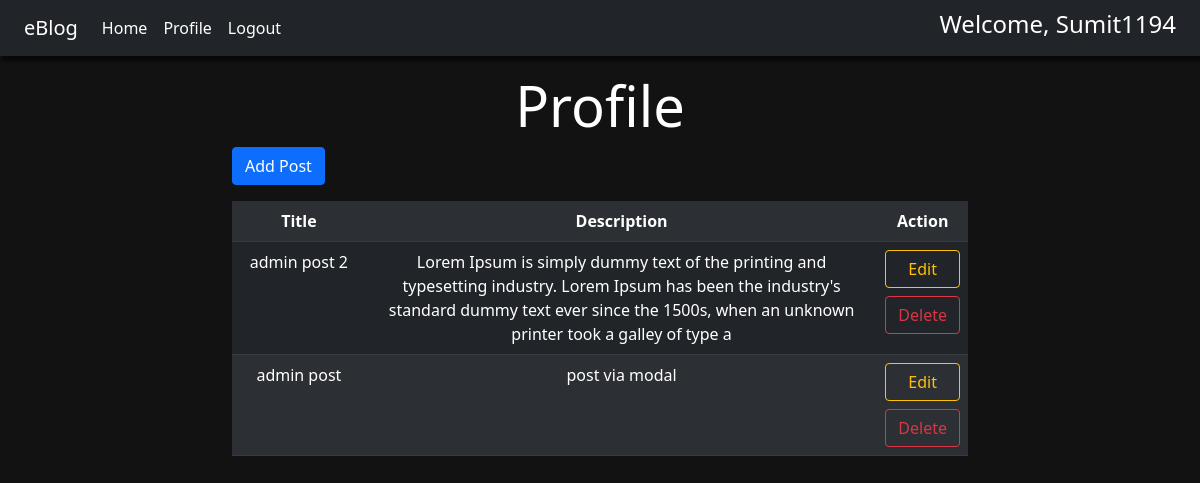
/profile/ (signed in), run on the app's committed database.
### app/models.py (models this page shows, shortened)
class Post(models.Model):
    user = models.ForeignKey(User, on_delete=models.CASCADE)
    title = models.CharField(max_length=70)
    desc = models.TextField(max_length=200)

### app/views.py (the view)
# urls.py: path('profile/',views.user_profile,name='profile'),
def user_profile(request):
    if request.user.is_authenticated:
        if request.method=='POST':
            fm = PostForm(request.POST)
            posts=Post.objects.filter(user_id=request.user.id)
            if fm.is_valid():
                profile = fm.save(commit=False)
                profile.user = request.user
                profile.save()
                messages.success(request,"Post Updated")
                return render(request,'profile.html',{'posts':posts,'modalform':fm})
        else:
            fm = PostForm()
            posts=Post.objects.filter(user_id=request.user.id)
            return render(request,'profile.html',{'posts':posts,'modalform':fm})
    else:
        return HttpResponseRedirect('/login/')

### app/forms.py
class PostForm(forms.ModelForm):
    class Meta:
        model = Post
        fields=['title','desc']
        labels={'title':'Title','desc':'Description'}
        widgets={
                'title':forms.TextInput(attrs={'class':'form-control'}),
                'desc':forms.Textarea(attrs={'class':'form-control'})
        }

### app/templates/profile.html (shortened to what this page needs)
{% extends 'base.html' %}
{% load static %}
{% block content %}
<div class="col-sm-8">
  <h1 class="display-4 text-center">Profile</h1>
  <button type="button" class="btn btn-primary" data-bs-toggle="modal" data-bs-target="#exampleModal">
    Add Post
  </button>
  {% if posts %}
  <table class="table table-dark table-striped my-3 text-center">
    <tr>
      <th>Title</th>
      <th>Description</th>
      <th>Action</th>
    </tr>
    {% for post in posts %}
    <tr>
      <td style="width: 20%">{{post.title}}</td>
      <td style="width: 90%">{{post.desc}}</td>
      <td>
        <div class="d-grid gap-2">
          <a href="{% url 'updatedata' post.id %}" class="btn btn-outline-warning ">Edit</a>
          <form action="{% url 'deletedata' post.id %}" method="POST" class="d-inline">
            <input type="Submit" value="Delete" class="btn btn-outline-danger">
          </form>
        </div>
      </td>
    </tr>
    {% endfor %}
  </table>
  {% else %}
  <div class="alert alert-warning text-center my-3" role="alert">
  <strong>No Posts to display, Please Add Post</strong>
  </div>
  {% endif %}
</div>
  {% endblock content %}

### app/templates/navbar.html (shortened to what this page needs)
<nav class="navbar navbar-dark navbar-expand-lg bg-dark">
    <div class="container-fluid">
      <a class="navbar-brand" href="{% url 'home' %}">eBlog</a>
      <div class="collapse navbar-collapse" id="navbarSupportedContent">
        <ul class="navbar-nav me-auto mb-2 mb-lg-0">
          <li class="nav-item">
            <a class="nav-link active" aria-current="page" href="{% url 'home' %}">Home</a>
          </li>
          <li class="nav-item">
            <a class="nav-link active" aria-current="page" href="{% url 'profile' %}">Profile</a>
          </li>
          {% if request.user.is_authenticated %}
          <li class="nav-item">
            <a class="nav-link active" aria-current="page" href="{% url 'logout' %}">Logout</a>
          </li>
        </ul>
        <ul class="navbar-nav mb-2 mb-lg-0">
          <li class="nav-item">
            <h4 class='text-white'>Welcome, {{request.user}}</h4>
          </li>
        </ul>
        {% endif %}
      </div>
    </div>
  </nav>

### app/templates/base.html (style rules this page uses)
body { background-color: #121212; }

### data on the page
Post: title "admin post 2", desc "Lorem Ipsum is simply dummy text of the printing and typesetting industry. Lorem Ipsum has been the industry's standard dummy text ever since the 1500s, when an unknown printer took a galley of type a"
Post: title "admin post", desc "post via modal"

### other printed values
{{ request.user }} "Sumit1194"
